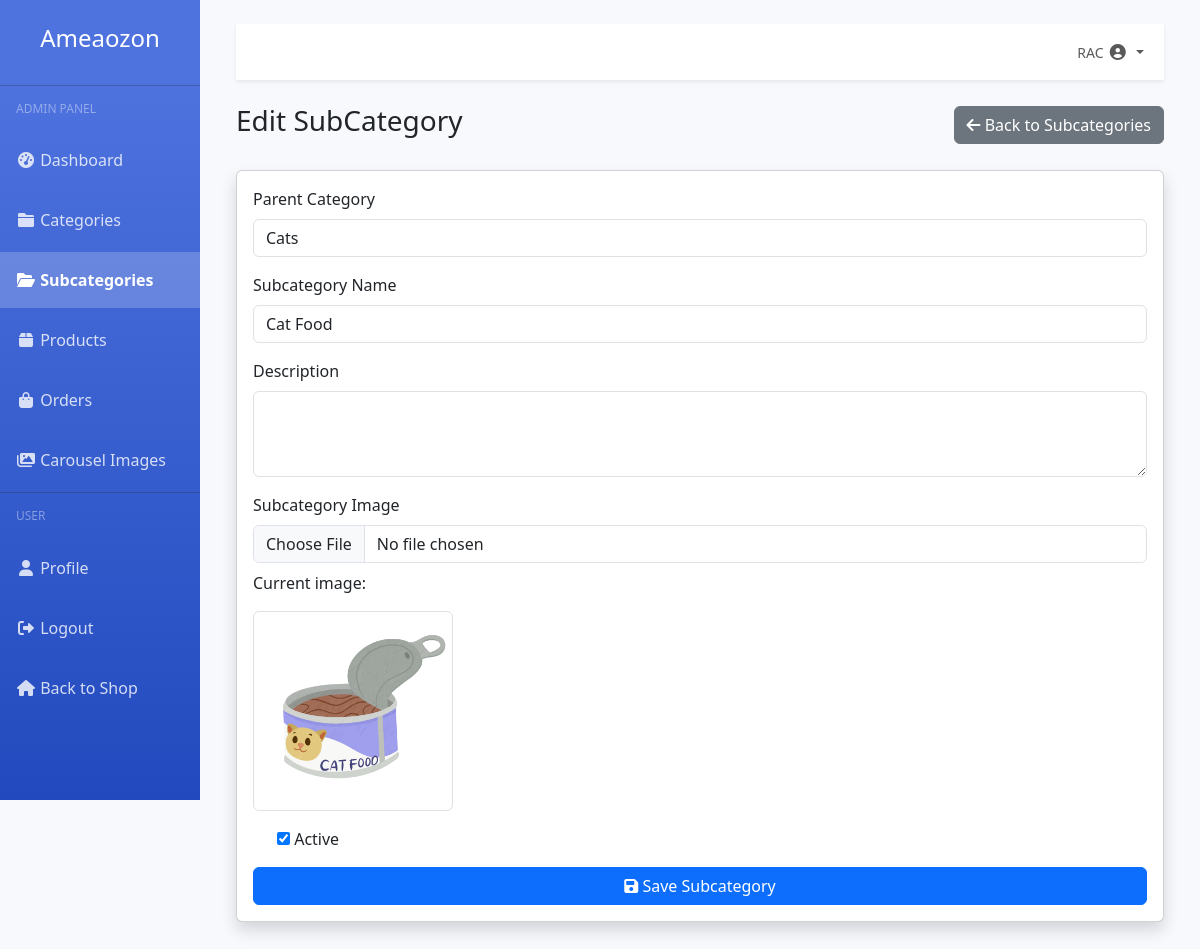
Page /dashboard/subcategories/edit/1/ (signed in) on the committed database.
### accounts/models.py (models this page shows, shortened)
class User(AbstractUser):
    CUSTOMER = 'customer'
    ADMIN = 'admin'
    USER_TYPE_CHOICES = [
        (CUSTOMER, 'Customer'),
        (ADMIN, 'Admin'),
    ]
    user_type = models.CharField(max_length=10, choices=USER_TYPE_CHOICES, default=CUSTOMER)
    profile_picture = models.ImageField(upload_to='users/', blank=True, null=True)
    phone_number = models.CharField(max_length=15, blank=True, null=True)
    address = models.TextField(blank=True, null=True)

### store/models.py (models this page shows, shortened)
class SubCategory(models.Model):
    category = models.ForeignKey(Category, on_delete=models.CASCADE, related_name='subcategories')
    name = models.CharField(max_length=100)
    slug = models.SlugField(unique=True)
    description = models.TextField(blank=True, null=True)
    image = models.ImageField(upload_to='subcategories/', blank=True, null=True)
    is_active = models.BooleanField(default=True)
    created_at = models.DateTimeField(auto_now_add=True)
    updated_at = models.DateTimeField(auto_now=True)
    class Meta:
        verbose_name_plural = 'Sub Categories'

### dashboard/views.py (the view)
# urls.py: path('subcategories/edit/<int:subcategory_id>/', views.subcategory_edit, name='subcategory_edit'),
@login_required
@admin_required
def subcategory_edit(request, subcategory_id):
    subcategory = get_object_or_404(SubCategory, id=subcategory_id)
    if request.method == 'POST':
        form = SubCategoryForm(request.POST, request.FILES, instance=subcategory)
        if form.is_valid():
            subcategory = form.save(commit=False)
            subcategory.slug = slugify(subcategory.name)
            subcategory.save()
            messages.success(request, f'SubCategory "{subcategory.name}" updated successfully.')
            return redirect('dashboard:subcategory_list')
    else:
        form = SubCategoryForm(instance=subcategory)
    context = {
        'form': form,
        'title': 'Edit SubCategory',
        'subcategory': subcategory
    }
    return render(request, 'dashboard/subcategory_form.html', context)

### dashboard/forms.py
class SubCategoryForm(forms.ModelForm):
    class Meta:
        model = SubCategory
        fields = ['category', 'name', 'description', 'image', 'is_active']
        widgets = {
            'category': forms.Select(attrs={'class': 'form-control'}),
            'name': forms.TextInput(attrs={'class': 'form-control'}),
            'description': forms.Textarea(attrs={'class': 'form-control', 'rows': 3}),
            'image': forms.FileInput(attrs={'class': 'form-control'}),
        }

### orders/models.py (called while the page is built)
    def get_total_items(self):
        return sum(item.quantity for item in self.items.all())

### store/context_processors.py (called while the page is built)
def categories(request):
    return {
        'categories': Category.objects.filter(is_active=True)
    }

def cart_count(request):
    count = 0
    if request.user.is_authenticated:
        try:
            cart = Cart.objects.get(user=request.user)
            count = cart.get_total_items()
        except Cart.DoesNotExist:
            count = 0
    return {'cart_count': count}

### store/models.py (called while the page is built)
    def __str__(self):
        return self.name

### templates/dashboard/subcategory_form.html (shortened to what this page needs)
{% extends 'dashboard/base_dashboard.html' %}
{% block dashboard_content %}
<div class="d-flex justify-content-between align-items-center mb-4">
    <h1 class="h3">{{ title }}</h1>
    <a href="{% url 'dashboard:subcategory_list' %}" class="btn btn-secondary">
        <i class="fas fa-arrow-left"></i> Back to Subcategories
    </a>
</div>
<div class="card shadow mb-4">
    <div class="card-body">
        <form method="post" enctype="multipart/form-data">
            <div class="mb-3">
                <label for="{{ form.category.id_for_label }}" class="form-label">Parent Category</label>
                {{ form.category }}
            </div>
            <div class="mb-3">
                <label for="{{ form.name.id_for_label }}" class="form-label">Subcategory Name</label>
                {{ form.name }}
            </div>
            <div class="mb-3">
                <label for="{{ form.description.id_for_label }}" class="form-label">Description</label>
                {{ form.description }}
            </div>
            <div class="mb-3">
                <label for="{{ form.image.id_for_label }}" class="form-label">Subcategory Image</label>
                {{ form.image }}
                {% if subcategory and subcategory.image %}
                <div class="mt-2">
                    <p>Current image:</p>
                    <img src="{{ subcategory.image.url }}" alt="{{ subcategory.name }}" class="img-thumbnail" style="max-width: 200px;">
                </div>
                {% endif %}
            </div>
            <div class="mb-3 form-check">
                {{ form.is_active }}
                <label class="form-check-label" for="{{ form.is_active.id_for_label }}">
                    Active
                </label>
            </div>
            <div class="d-grid gap-2">
                <button type="submit" class="btn btn-primary">
                    <i class="fas fa-save"></i> Save Subcategory
                </button>
            </div>
        </form>
    </div>
</div>
{% endblock %}

### templates/dashboard/base_dashboard.html (shortened to what this page needs)
<!DOCTYPE html>
<html lang="en">
<head>
    <link href="https://cdn.jsdelivr.net/npm/bootstrap@5.3.0-alpha1/dist/css/bootstrap.min.css" rel="stylesheet">
    <link rel="stylesheet" href="https://cdnjs.cloudflare.com/ajax/libs/font-awesome/6.0.0/css/all.min.css">
</head>
<body>
    <div class="container-fluid">
        <div class="row">
            <div class="col-md-2 sidebar px-0 position-fixed">
                <div class="text-center py-4">
                    <a href="{% url 'store:home' %}" class="text-decoration-none">
                        <h4 class="text-white">Ameaozon</h4>
                    </a>
                </div>
                <hr class="sidebar-divider my-0 bg-light opacity-25">
                <h6 class="sidebar-heading">Admin Panel</h6>
                <ul class="nav flex-column">
                    <li class="nav-item">
                        <a class="nav-link {% if request.path == '/dashboard/' %}active{% endif %}" href="{% url 'dashboard:admin_dashboard' %}">
                            <i class="fas fa-fw fa-tachometer-alt"></i> Dashboard
                        </a>
                    </li>
                    <li class="nav-item">
                        <a class="nav-link {% if '/dashboard/categories' in request.path %}active{% endif %}" href="{% url 'dashboard:category_list' %}">
                            <i class="fas fa-fw fa-folder"></i> Categories
                        </a>
                    </li>
                    <li class="nav-item">
                        <a class="nav-link {% if '/dashboard/subcategories' in request.path %}active{% endif %}" href="{% url 'dashboard:subcategory_list' %}">
                            <i class="fas fa-fw fa-folder-open"></i> Subcategories
                        </a>
                    </li>
                    <li class="nav-item">
                        <a class="nav-link {% if '/dashboard/products' in request.path %}active{% endif %}" href="{% url 'dashboard:product_list' %}">
                            <i class="fas fa-fw fa-box"></i> Products
                        </a>
                    </li>
                    <li class="nav-item">
                        <a class="nav-link {% if '/dashboard/orders' in request.path %}active{% endif %}" href="{% url 'dashboard:order_list' %}">
                            <i class="fas fa-fw fa-shopping-bag"></i> Orders
                        </a>
                    </li>
                    <li class="nav-item">
                        <a class="nav-link {% if '/dashboard/carousel' in request.path %}active{% endif %}" href="{% url 'dashboard:carousel_list' %}">
                            <i class="fas fa-fw fa-images"></i> Carousel Images
                        </a>
                    </li>
                </ul>
                <hr class="sidebar-divider my-0 bg-light opacity-25">
                <h6 class="sidebar-heading">User</h6>
                <ul class="nav flex-column">
                    <li class="nav-item">
                        <a class="nav-link" href="{% url 'accounts:profile' %}">
                            <i class="fas fa-fw fa-user"></i> Profile
                        </a>
                    </li>
                    <li class="nav-item">
                        <a class="nav-link" href="{% url 'accounts:logout' %}">
                            <i class="fas fa-fw fa-sign-out-alt"></i> Logout
                        </a>
                    </li>
                    <li class="nav-item">
                        <a class="nav-link" href="{% url 'store:home' %}">
                            <i class="fas fa-fw fa-home"></i> Back to Shop
                        </a>
                    </li>
                </ul>
            </div>
            <div class="col-md-10 ms-auto px-4">
                <div class="container-fluid py-4">
                    <nav class="navbar navbar-expand navbar-light bg-white mb-4 shadow-sm">
                        <div class="container-fluid">
                            <ul class="navbar-nav ms-auto">
                                <li class="nav-item dropdown">
                                    <a class="nav-link dropdown-toggle" href="#" id="userDropdown" role="button" data-bs-toggle="dropdown">
                                        <span class="mr-2 d-none d-lg-inline text-gray-600 small">{{ request.user.username }}</span>
                                        {% if request.user.profile_picture %}
                                            <img class="img-profile rounded-circle" src="{{ request.user.profile_picture.url }}" width="32" height="32">
                                        {% else %}
                                            <i class="fas fa-user-circle fa-fw"></i>
                                        {% endif %}
                                    </a>
                                </li>
                            </ul>
                        </div>
                    </nav>
                    {% block dashboard_content %}{% endblock %}
                </div>
            </div>
        </div>
    </div>
</body>
</html>

### templates/dashboard/base_dashboard.html (style rules this page uses)
body { background-color: #f8f9fc; }
.sidebar { min-height: 100vh; background-color: #4e73df; background-image: linear-gradient(180deg, #4e73df 10%, #224abe 100%); background-size: cover; }
.sidebar .nav-link { color: rgba(255, 255, 255, 0.8); padding: 1rem; margin-bottom: 0.25rem; }
.sidebar .nav-link.active { color: #fff; font-weight: bold; background-color: rgba(255, 255, 255, 0.2); }
.sidebar .sidebar-heading { color: rgba(255, 255, 255, 0.4); font-size: 0.75rem; text-transform: uppercase; padding: 1rem; margin-bottom: 0; }

### rows in the picture
User: user.username "RAC"
SubCategory: category "Cats", name "Cat Food", image (picture), is_active "☑"

### other values in the picture
{{ title }} "Edit SubCategory"
